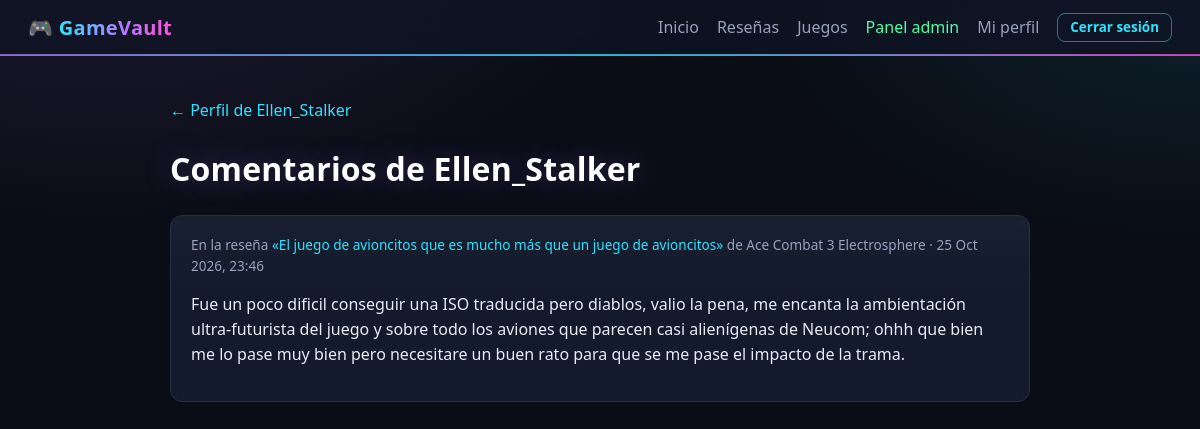
Page /usuarios/Ellen_Stalker/comentarios/ (signed in) on the committed database.
### resenas/models.py (models this page shows, shortened)
class Comentario(models.Model):
    resena = models.ForeignKey(Resena, on_delete=models.CASCADE, related_name='comentarios')
    autor = models.ForeignKey(settings.AUTH_USER_MODEL, on_delete=models.CASCADE, related_name='comentarios')
    contenido = models.TextField()
    fecha_creacion = models.DateTimeField(auto_now_add=True)
    censurado = models.BooleanField(default=False)
    class Meta:
        ordering = ['fecha_creacion']

class Resena(models.Model):
    juego = models.ForeignKey(Juego, on_delete=models.CASCADE, related_name='resenas')
    autor = models.ForeignKey(settings.AUTH_USER_MODEL, on_delete=models.CASCADE, related_name='resenas')
    titulo = models.TextField('título')  # sin límite de caracteres
    contenido = models.TextField()
    puntuacion = models.PositiveSmallIntegerField(
        'puntuación',
        validators=[MinValueValidator(1), MaxValueValidator(5)],
        help_text='Calificación de 1 a 5 estrellas.',
    )
    fecha_creacion = models.DateTimeField(auto_now_add=True)
    fecha_actualizacion = models.DateTimeField(auto_now=True)
    class Meta:
        ordering = ['-fecha_creacion']

class Juego(models.Model):
    class ClasificacionEdad(models.TextChoices):
        SIN_CLASIFICAR = 'SC', 'Sin clasificar'
        E = 'E', 'E - Para todo público'
        E10 = 'E10+', 'E10+ - Mayores de 10 años'
        T = 'T', 'T - Adolescentes'
        M = 'M', 'M - Maduro (17+)'
        AO = 'AO', 'AO - Solo adultos (18+)'
    titulo = models.CharField('título', max_length=150, unique=True)
    descripcion = models.TextField('descripción')
    anio_lanzamiento = models.PositiveSmallIntegerField(
        'año de lanzamiento',
        validators=[MinValueValidator(1950), MaxValueValidator(2100)],
    )
    plataformas = models.ManyToManyField(Plataforma, related_name='juegos')
    portada = models.FileField(
        'portada', upload_to='portadas/', max_length=255, blank=True,
        validators=[FileExtensionValidator(['jpg', 'jpeg', 'png', 'webp', 'gif'])],
        help_text='Imagen JPG, PNG, WEBP o GIF (recomendado vertical 3:4, por ejemplo 600x800 px).',
    )
    generos = models.ManyToManyField(Genero, blank=True, related_name='juegos')
    clasificacion_edad = models.CharField(
        'clasificación por edad',
        max_length=5,
        choices=ClasificacionEdad.choices,
        default=ClasificacionEdad.SIN_CLASIFICAR,
    )
    prohibido = models.BooleanField(
        default=False,
        help_text='Si está marcado, el juego se oculta del sistema de reseñas.',
    )
    fecha_creacion = models.DateTimeField(auto_now_add=True)
    class Meta:
        ordering = ['titulo']

### resenas/views.py (the view)
# urls.py: path('usuarios/<str:username>/comentarios/', views.comentarios_usuario, name='comentarios_usuario'),
@login_required
def comentarios_usuario(request, username):
    usuario = get_object_or_404(User, username=username)
    comentarios = (
        usuario.comentarios.filter(resena__juego__prohibido=False)
        .select_related('resena', 'resena__juego')
        .order_by('-fecha_creacion')
    )
    return render(request, 'resenas/comentarios_usuario.html', {'usuario': usuario, 'comentarios': comentarios})

### resenas/templates/resenas/comentarios_usuario.html (shortened to what this page needs)
{% extends 'resenas/base.html' %}
{% block contenido %}
    <p><a href="{% url 'resenas:perfil' usuario.username %}">&larr; Perfil de {{ usuario.username }}</a></p>
    <h1>Comentarios de {{ usuario.username }}</h1>
    {% for comentario in comentarios %}
        <div class="tarjeta">
            <p class="meta" style="margin-top:0;">
                En la reseña <a href="{% url 'resenas:detalle_resena' comentario.resena.pk %}">«{{ comentario.resena.titulo }}»</a>
                de {{ comentario.resena.juego.titulo }} · {{ comentario.fecha_creacion|date:"d M Y, H:i" }}
            </p>
            {% if comentario.censurado %}
                <p class="comentario-censurado">Este comentario fue censurado por un administrador.</p>
            {% else %}
                <p>{{ comentario.contenido|linebreaksbr }}</p>
            {% endif %}
        </div>
    {% empty %}
        <p class="meta">Este usuario todavía no ha comentado.</p>
    {% endfor %}
{% endblock %}

### resenas/templates/resenas/base.html (style rules this page uses)
:root { --fondo: #0a0d16; --fondo2: #0f1424; --panel: #131a2c; --panel2: #1a2238; --borde: #26304a; --texto: #e8ebf5; --suave: #98a2bd; --cian: #2fe3ff; --cian-rgb: 47, 227, 255; --violeta: #b07cff; --violeta-rgb: 176, 124, 255; --magenta: #ff52d9; --magenta-rgb: 255, 82, 217; --lima: #4dffa6; --lima-rgb: 77, 255, 166; --ambar: #ffcf4a; --ambar-rgb: 255, 207, 74; --naranja: #ff8f45; --naranja-rgb: 255, 143, 69; --azul: #5b8cff; --azul-rgb: 91, 140, 255; --rojo: #ff5d7a; --rojo-rgb: 255, 93, 122; }
* { box-sizing: border-box; }
body { margin: 0; min-height: 100vh; color: var(--texto); font-family: 'Segoe UI', system-ui, Arial, sans-serif; line-height: 1.55; background: radial-gradient(900px 480px at 8% -8%, rgba(var(--violeta-rgb), 0.13), transparent 60%), radial-gradient(800px 440px at 100% 0%, rgba(var(--cian-rgb), 0.09), transparent 55%), radial-gradient(700px 400px at 50% 110%, rgba(var(--magenta-rgb), 0.07), transparent 60%), var(--fondo); background-attachment: fixed; }
main, .tarjeta, h1, h2, h3, p, li { overflow-wrap: anywhere; }
a { color: var(--cian); text-decoration: none; transition: color .15s, text-shadow .15s; }
h1, h2, h3 { color: #fff; }
h1 { letter-spacing: .2px; text-shadow: 0 0 28px rgba(var(--violeta-rgb), 0.35); }
.tarjeta { background: linear-gradient(180deg, rgba(255, 255, 255, 0.025), transparent 40%), var(--panel); border: 1px solid var(--borde); border-radius: 12px; padding: 18px 20px; margin-bottom: 16px; transition: border-color .2s, box-shadow .2s, transform .2s; }
.meta { color: var(--suave); font-size: .85rem; }

### rows in the picture
Comentario: resena.titulo "El juego de avioncitos que es mucho más que un juego de avioncitos", resena.juego.titulo "Ace Combat 3 Electrosphere", fecha_creacion "25 Oct 2026, 23:46", contenido "Fue un poco dificil conseguir una ISO traducida pero diablos, valio la pena, me encanta la ambientación ultra-futurista del juego y sobre todo los aviones que parecen casi alienígenas de Neucom; ohhh que bien me lo pase muy bien pero necesitare un buen rato para que se me pase el impacto de la trama."

### other values in the picture
{{ usuario.username }} "Ellen_Stalker"
